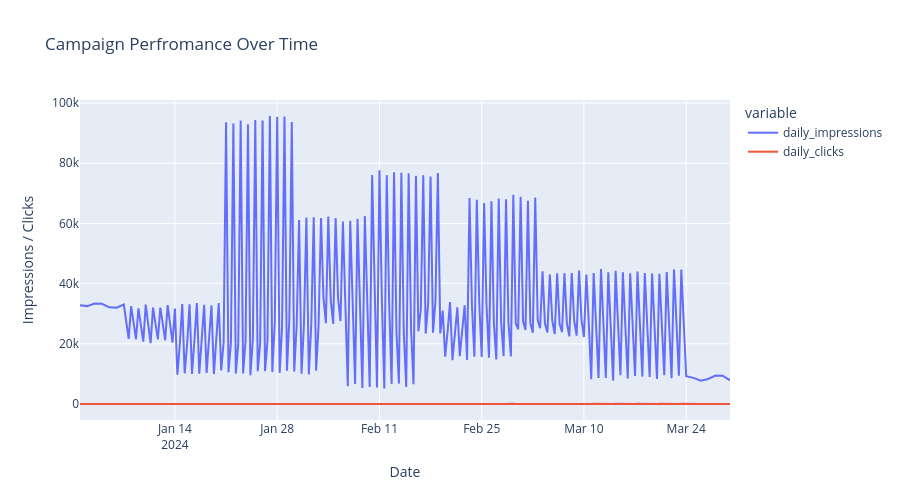

The cell this chart's notebook holds for it:
### Code cell
# time _ Series visualisation 
import plotly.express as px 

#Create Time- Series line chart 
fig = px.line(
    daily_totals,
    x='date',
    y=['daily_impressions' , 'daily_clicks'],
    title='Campaign Perfromance Over Time',
    labels={
        'value' : 'Count',
        'date' : 'Date'
    },
    height=500
)

#Customise the layout 
fig.update_layout(
    xaxis_title="Date",
    yaxis_title="Impressions / Clicks",
    hovermode='x unified'
)

#Display the chart 
fig.show()
# Save as HTML file
fig.write_html('time_series_performance.html')
print("✅ Time-series chart saved!")

### Figure 1 — Plotly figure (JSON) as saved in the notebook; plotly's stock layout.template omitted (floating-point values rounded to 4 significant figures; data arrays with more than 128 entries replaced by an {"elided": "..."} marker saying what was removed)
{"data": [{"hovertemplate": "variable=daily_impressions<br>Date=%{x}<br>Count=%{y}<extra></extra>", "legendgroup": "daily_impressions", "line": {"color": "#636efa", "dash": "solid"}, "marker": {"symbol": "circle"}, "mode": "lines", "name": "daily_impressions", "orientation": "v", "showlegend": true, "type": "scatter", "x": {"elided": "230 str values"}, "xaxis": "x", "y": {"elided": "230 float values"}, "yaxis": "y"}, {"hovertemplate": "variable=daily_clicks<br>Date=%{x}<br>Count=%{y}<extra></extra>", "legendgroup": "daily_clicks", "line": {"color": "#EF553B", "dash": "solid"}, "marker": {"symbol": "circle"}, "mode": "lines", "name": "daily_clicks", "orientation": "v", "showlegend": true, "type": "scatter", "x": {"elided": "230 str values"}, "xaxis": "x", "y": {"elided": "230 float values"}, "yaxis": "y"}], "layout": {"height": 500, "hovermode": "x unified", "legend": {"title": {"text": "variable"}, "tracegroupgap": 0}, "title": {"text": "Campaign Perfromance Over Time"}, "xaxis": {"anchor": "y", "domain": [0, 1], "title": {"text": "Date"}}, "yaxis": {"anchor": "x", "domain": [0, 1], "title": {"text": "Impressions / Clicks"}}}}
